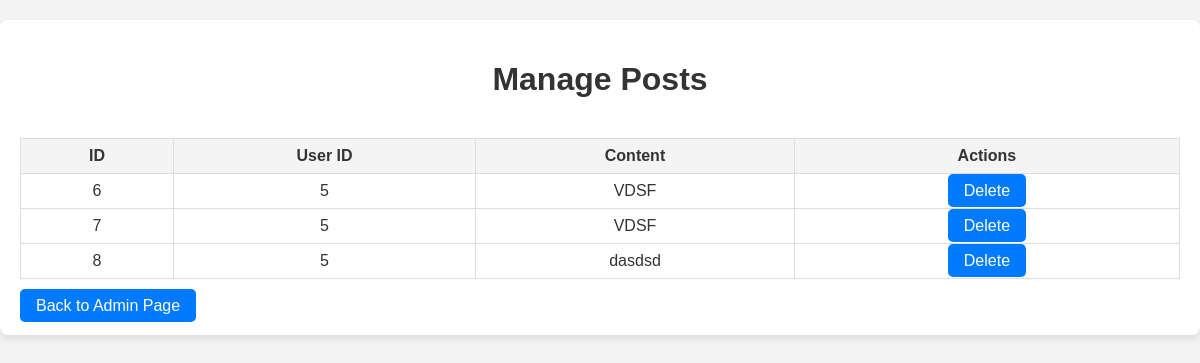
Screenshot of /manage_posts.php (signed in) with the database file from the repository.
### tables this page shows
CREATE TABLE `posts` (
  `post_id` int(11) NOT NULL,
  `user_id` int(11) NOT NULL,
  `book_id` int(11) DEFAULT NULL,
  `content` text NOT NULL,
  `created_at` timestamp NOT NULL DEFAULT current_timestamp()
);

### manage_posts.php (the view, shortened to what this page needs)
<?php
@include 'config.php';
$posts = $conn->query("SELECT * FROM posts");
?>
<!DOCTYPE html>
<html lang="en">
<head>
</head>
<body>
    <div class="container">
        <h1>Manage Posts</h1>
        <table>
            <tr>
                <th>ID</th>
                <th>User ID</th>
                <th>Content</th>
                <th>Actions</th>
            </tr>
            <?php while ($post = $posts->fetch(PDO::FETCH_ASSOC)) { ?>
                <tr>
                    <td><?= $post['post_id'] ?></td>
                    <td><?= $post['user_id'] ?></td>
                    <td><?= htmlspecialchars($post['content']) ?></td>
                    <td>
                        <a href="delete_post.php?id=<?= $post['post_id'] ?>" class="button">Delete</a>
                    </td>
                </tr>
            <?php } ?>
        </table>
        <br>
        <a href="admin_page.php" class="button">Back to Admin Page</a>
    </div>
</body>
</html>

### manage_posts.php (style rules this page uses)
body { font-family: Arial, sans-serif; background-color: #f4f4f4; color: #333; margin: 0; padding: 0; }
.container { max-width: 1200px; margin: 20px auto; padding: 20px; background-color: white; box-shadow: 0 4px 8px rgba(0, 0, 0, 0.1); border-radius: 8px; }
h1 { text-align: center; font-size: 2em; margin-bottom: 40px; }
table { width: 100%; border-collapse: collapse; }
table, th, td { border: 1px solid #ddd; }
th, td { padding: 8px 12px; text-align: center; }
th { background-color: #f4f4f4; }
.button { padding: 8px 16px; background-color: #007BFF; color: white; text-decoration: none; border-radius: 5px; }

### rows the page displays
posts: post_id "6", user "5", content "VDSF"
posts: post_id "7", user "5", content "VDSF"
posts: post_id "8", user "5", content "dasdsd"
